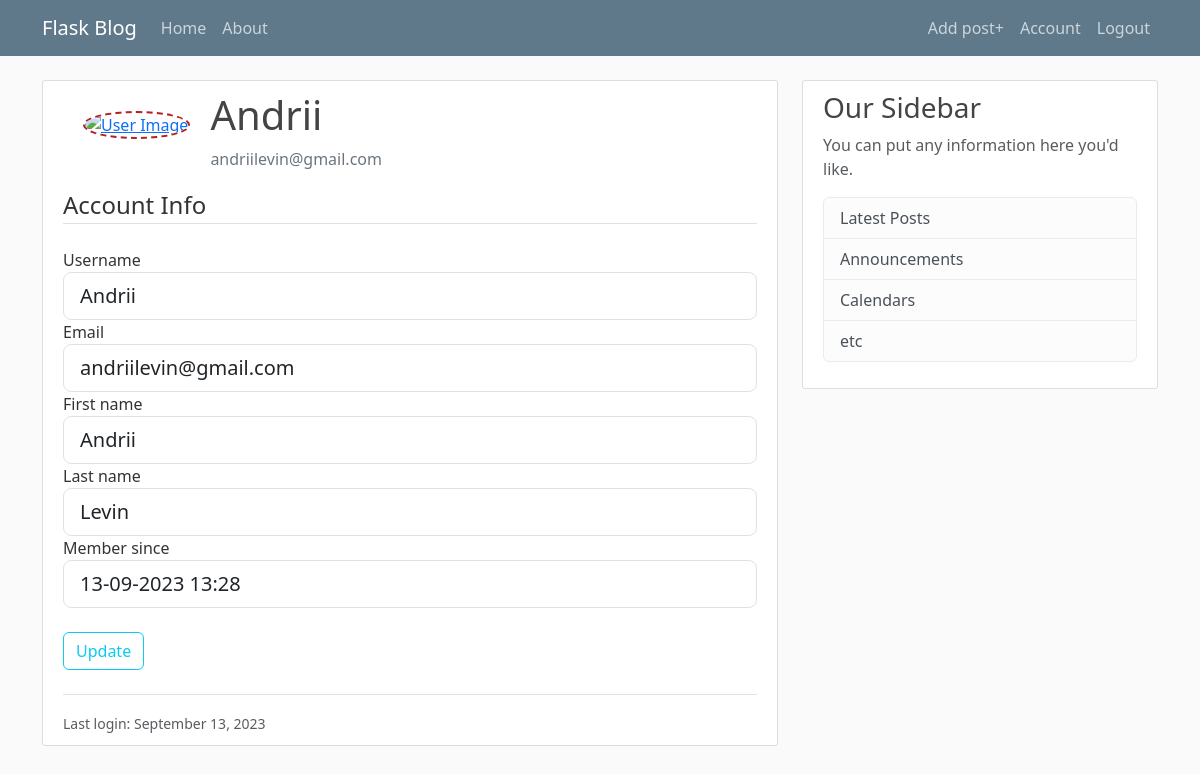
Before: /account (signed in) with the older database file.
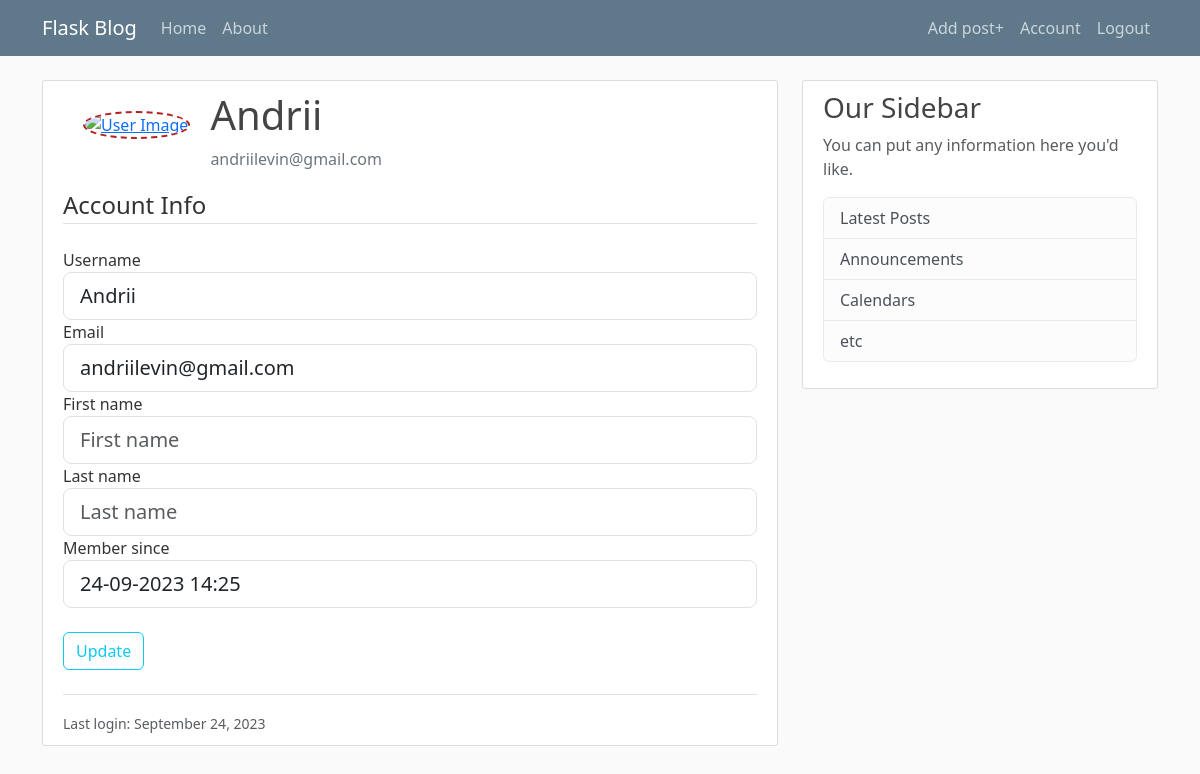
After: the same page with the newer database file.
### flaskblog/models.py (models this page shows, shortened)
class User(db.Model, UserMixin):
    __tablename__ = 'users'
    id = db.Column(db.Integer, primary_key=True)
    active = db.Column('is_active', db.Boolean(), nullable=False, server_default='1')
    username = db.Column(db.String(20), unique=True, nullable=False)
    email = db.Column(db.String(120, collation='NOCASE'), unique=True, nullable=False)
    email_confirmed_at = db.Column(db.DateTime(), default=None)
    confirmed = db.Column(db.Boolean, default=False)
    password_hash = db.Column(db.String(128))
    first_name = db.Column(db.String(50), default=None)
    last_name = db.Column(db.String(50), default=None)
    image_data = db.Column(db.LargeBinary)
    image_filename = db.Column(db.String(255))
    image_mimetype = db.Column(db.String(255))
    uploaded = db.Column(db.DateTime(), default=datetime.utcnow())
    member_since = db.Column(db.DateTime(), default=datetime.utcnow())  # we will use moments.js af
    last_seen = db.Column(db.DateTime(), default=datetime.utcnow())
    posts = db.relationship('Post',
                            backref='author',
                            lazy='dynamic',
                            cascade='all, delete-orphan')
    @property
    def password(self):
        raise AttributeError('password is not a readable attribute')

### flaskblog/users/routes.py (the view, shortened to what this page needs)
@users.route('/account', methods=['POST', 'GET'])
@login_required
def account():
    form = UpdateAccountForm(obj=current_user)
    return render_template('account.html', title='Account', form=form)

### flaskblog/users/forms.py (shortened to what this page needs)
class UpdateAccountForm(FlaskForm):
    username = StringField('Username', validators=[DataRequired(), Length(min=4, max=20, message='Name is too short')])
    email = EmailField('Email',
                       validators=[DataRequired(), Length(min=4, max=50, message='Email is too short'), Email()])
    first_name = StringField('First name')
    last_name = StringField('Last name')
    member_since = DateTimeField('Member since', format='%d-%m-%Y %H:%M')
    submit = SubmitField('Update')
    def __init__(self, *args, **kwargs):
        super(UpdateAccountForm, self).__init__(*args, **kwargs)

### flaskblog/models.py (called while the page is built)
@login_manager.user_loader
def get_user(user_id):
    return User.query.get(int(user_id))

### flaskblog/templates/account.html (shortened to what this page needs)
{% extends 'layout.html' %}
{% from "_util.html" import render_field %}
{% block content %}
<div class="content-section">
    <div class="media d-flex ">
        <a href="{{url_for('users.upload_image')}}"><img class="rounded-circle account-img" src="{{ url_for('users.user_image', user_id=current_user.id) }}"
                alt="User Image">
                </a>
        <div class="media-body">
            <h2 class="account-heading">{{current_user.username}}</h2>
            <p class="text-secondary">{{current_user.email}}</p>
        </div>
    </div>
    <form action="" method="post">
        <fieldset class="form-group">
            <legend class="border-bottom mb-4">Account Info</legend>
            {{ render_field(form.username, placeholder="Username") }}
            {{ render_field(form.email, placeholder="Email") }}
            {{ render_field(form.first_name, placeholder="First name") }}
            {{ render_field(form.last_name, placeholder="Last name") }}
            {{ render_field(form.member_since, placeholder="Member since...") }}
        </fieldset>
        <div class="form-group">
            {{ form.submit(class="btn btn-outline-info mt-4 mb-4") }}
        </div>
        <div class="border-top pt-3">
            <small class="text-muted">
                Last login: {{ moment(current_user.member_since).format('LL') }}
            </small>
        </div>
    </form>
</div>
{% endblock content %}

### flaskblog/templates/layout.html (shortened to what this page needs)
<!DOCTYPE html>
<html lang="en">
<head>
    <link href="https://cdn.jsdelivr.net/npm/bootstrap@5.3.1/dist/css/bootstrap.min.css" rel="stylesheet"
>
    <link rel="stylesheet" type="text/css" href="{{ url_for('static', filename='/css/main.css')}}">
    <link rel="stylesheet" href="https://cdnjs.cloudflare.com/ajax/libs/cropperjs/1.6.0/cropper.min.css"
 />
</head>
<body>
    <header class="site-header">
        <nav class="navbar navbar-expand-md navbar-dark bg-steel fixed-top">
            <div class="container">
                <a class="navbar-brand mr-4" href="/">Flask Blog</a>
                <div class="collapse navbar-collapse" id="navbarToggle">
                    <div class="navbar-nav mr-auto">
                        <a class="nav-item nav-link" href="{{ url_for('main.home') }}">Home</a>
                        <a class="nav-item nav-link" href="{{ url_for('main.about') }}">About</a>
                    </div>
                    <div class="navbar-nav ms-auto">
                        {% if current_user.is_authenticated %}
                        <a class="nav-item nav-link" href="{{ url_for('posts.new_post') }}">Add post+</a>
                        <a class="nav-item nav-link" href="{{ url_for('users.account') }}">Account</a>
                        <a class="nav-item nav-link" href="{{ url_for('users.logout') }}">Logout</a>
                        {% else %}
                        <a class="nav-item nav-link" href="{{ url_for('users.login') }}">Login</a>
                        <a class="nav-item nav-link" href="{{ url_for('users.register') }}">Register</a>
                        {% endif %}
                    </div>
                </div>
            </div>
        </nav>
    </header>
    <main role="main" class="container">
        <div class="row">
            <div class="col-md-8">
                {% block content %}{% endblock %}
            </div>
            <div class="col-md-4">
                <div class="content-section">
                    <h3>Our Sidebar</h3>
                    <p class='text-muted'>You can put any information here you'd like.
                    <ul class="list-group">
                        <li class="list-group-item list-group-item-light">Latest Posts</li>
                        <li class="list-group-item list-group-item-light">Announcements</li>
                        <li class="list-group-item list-group-item-light">Calendars </li>
                        <li class="list-group-item list-group-item-light">etc</li>
                    </ul>
                    </p>
                </div>
            </div>
        </div>
    </main>
</body>
</html>

### flaskblog/templates/_util.html
{% macro render_field(field) %}
    <div class="form-group">
        {% if field.label %}
         {{ field.label(class="form-control-label") }}
        {% endif %}
        {% if field.errors %}
        {{ field(class="form-control form-control-lg is-invalid",  **kwargs)|safe }}
                <div class="invalid-feedback">
                    {% for error in field.errors %}
                        <span>{{ error }}</span>
                    {% endfor %}
                </div>
                {% else %}
                {{ field(class="form-control form-control-lg", **kwargs) |safe }}
        {% endif %}
    </div>
{% endmacro %}

### flaskblog/static/css/main.css (style rules this page uses)
body { background: #fafafa; color: #333333; margin-top: 5rem; }
h1, h2, h3, h4, h5, h6 { color: #444444; }
.bg-steel { background-color: #5f788a; }
.site-header .navbar-nav .nav-link { color: #cbd5db; }
.content-section { background: #ffffff; padding: 10px 20px; border: 1px solid #dddddd; border-radius: 3px; margin-bottom: 20px; }
.account-img { height: 125px; width: 125px; margin-right: 20px; margin-bottom: 16px; border: 2px dashed #B22222; border-radius: 50%; margin: 20px; }
.account-heading { font-size: 2.5rem; }

Changed rows visible on the page:
changed User "Andrii": first_name "Andrii" → (not shown); last_name "Levin" → (not shown); member_since "13-09-2023 13:28" → "24-09-2023 14:25"; member_since "September 13, 2023" → "September 24, 2023"
